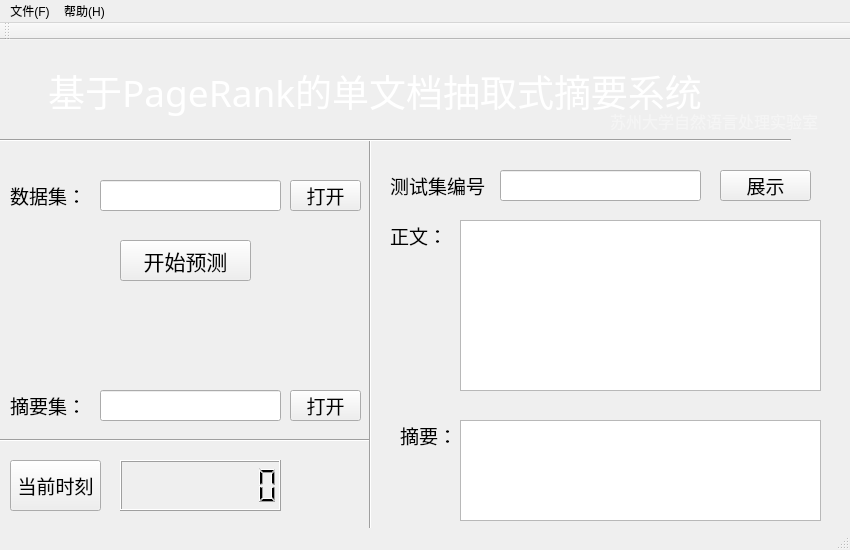
<?xml version="1.0" encoding="UTF-8"?>
<ui version="4.0">
 <class>MainWindow</class>
 <widget class="QMainWindow" name="MainWindow">
  <property name="enabled">
   <bool>true</bool>
  </property>
  <property name="geometry">
   <rect>
    <x>0</x>
    <y>0</y>
    <width>850</width>
    <height>550</height>
   </rect>
  </property>
  <property name="sizePolicy">
   <sizepolicy hsizetype="Fixed" vsizetype="Fixed">
    <horstretch>0</horstretch>
    <verstretch>0</verstretch>
   </sizepolicy>
  </property>
  <property name="minimumSize">
   <size>
    <width>850</width>
    <height>550</height>
   </size>
  </property>
  <property name="maximumSize">
   <size>
    <width>850</width>
    <height>550</height>
   </size>
  </property>
  <property name="windowTitle">
   <string>基于PageRank的单文档抽取式摘要系统</string>
  </property>
  <property name="windowIcon">
   <iconset resource="mainwindow.qrc">
    <normaloff>:/new/prefix1/images.jpg</normaloff>:/new/prefix1/images.jpg</iconset>
  </property>
  <property name="styleSheet">
   <string notr="true">setStyleSheet&quot;QPushButton{border:1px solid lightgray; background:rgb(230,230,230);}&quot;
		&quot;QPushButton:hover{border-color:green; background:transparent;}&quot;
</string>
  </property>
  <widget class="QWidget" name="centralWidget">
   <widget class="QPushButton" name="pushButton">
    <property name="geometry">
     <rect>
      <x>290</x>
      <y>140</y>
      <width>71</width>
      <height>31</height>
     </rect>
    </property>
    <property name="font">
     <font>
      <family>宋体</family>
      <pointsize>14</pointsize>
     </font>
    </property>
    <property name="cursor">
     <cursorShape>ArrowCursor</cursorShape>
    </property>
    <property name="contextMenuPolicy">
     <enum>Qt::ActionsContextMenu</enum>
    </property>
    <property name="styleSheet">
     <string notr="true"/>
    </property>
    <property name="text">
     <string>打开</string>
    </property>
    <property name="autoDefault">
     <bool>false</bool>
    </property>
    <property name="default">
     <bool>false</bool>
    </property>
   </widget>
   <widget class="QLineEdit" name="lineEdit_3">
    <property name="geometry">
     <rect>
      <x>500</x>
      <y>130</y>
      <width>201</width>
      <height>31</height>
     </rect>
    </property>
   </widget>
   <widget class="QLabel" name="label_5">
    <property name="geometry">
     <rect>
      <x>400</x>
      <y>380</y>
      <width>51</width>
      <height>31</height>
     </rect>
    </property>
    <property name="font">
     <font>
      <family>宋体</family>
      <pointsize>14</pointsize>
     </font>
    </property>
    <property name="text">
     <string>摘要：</string>
    </property>
   </widget>
   <widget class="QPushButton" name="pushButton_4">
    <property name="geometry">
     <rect>
      <x>720</x>
      <y>130</y>
      <width>91</width>
      <height>31</height>
     </rect>
    </property>
    <property name="font">
     <font>
      <family>宋体</family>
      <pointsize>14</pointsize>
     </font>
    </property>
    <property name="text">
     <string>展示</string>
    </property>
   </widget>
   <widget class="QLabel" name="label_4">
    <property name="geometry">
     <rect>
      <x>390</x>
      <y>180</y>
      <width>51</width>
      <height>31</height>
     </rect>
    </property>
    <property name="font">
     <font>
      <family>宋体</family>
      <pointsize>14</pointsize>
     </font>
    </property>
    <property name="text">
     <string>正文：</string>
    </property>
   </widget>
   <widget class="QLabel" name="label_7">
    <property name="geometry">
     <rect>
      <x>0</x>
      <y>0</y>
      <width>851</width>
      <height>101</height>
     </rect>
    </property>
    <property name="font">
     <font>
      <family>楷体</family>
      <pointsize>28</pointsize>
     </font>
    </property>
    <property name="contextMenuPolicy">
     <enum>Qt::NoContextMenu</enum>
    </property>
    <property name="styleSheet">
     <string notr="true">border-image: url(:/new/prefix1/beijing4.jpg);
color: qlineargradient(spread:pad, x1:0, y1:0, x2:1, y2:0, stop:0 rgba(0, 0, 0, 100), stop:1 rgba(255, 255, 255, 255));</string>
    </property>
    <property name="text">
     <string>     基于PageRank的单文档抽取式摘要系统</string>
    </property>
   </widget>
   <widget class="QPushButton" name="startButton">
    <property name="geometry">
     <rect>
      <x>120</x>
      <y>200</y>
      <width>131</width>
      <height>41</height>
     </rect>
    </property>
    <property name="minimumSize">
     <size>
      <width>75</width>
      <height>23</height>
     </size>
    </property>
    <property name="font">
     <font>
      <family>Agency FB</family>
      <pointsize>16</pointsize>
     </font>
    </property>
    <property name="text">
     <string>开始预测</string>
    </property>
    <property name="autoRepeatDelay">
     <number>300</number>
    </property>
    <property name="autoDefault">
     <bool>false</bool>
    </property>
    <property name="default">
     <bool>false</bool>
    </property>
    <property name="flat">
     <bool>false</bool>
    </property>
   </widget>
   <widget class="QLabel" name="label_8">
    <property name="geometry">
     <rect>
      <x>610</x>
      <y>70</y>
      <width>221</width>
      <height>21</height>
     </rect>
    </property>
    <property name="font">
     <font>
      <family>楷体</family>
      <pointsize>12</pointsize>
     </font>
    </property>
    <property name="contextMenuPolicy">
     <enum>Qt::ActionsContextMenu</enum>
    </property>
    <property name="styleSheet">
     <string notr="true">color: rgba(255, 255, 255, 100);</string>
    </property>
    <property name="text">
     <string>苏州大学自然语言处理实验室</string>
    </property>
   </widget>
   <widget class="QLabel" name="label">
    <property name="geometry">
     <rect>
      <x>10</x>
      <y>140</y>
      <width>71</width>
      <height>31</height>
     </rect>
    </property>
    <property name="font">
     <font>
      <family>宋体</family>
      <pointsize>14</pointsize>
     </font>
    </property>
    <property name="text">
     <string>数据集：</string>
    </property>
   </widget>
   <widget class="Line" name="line_3">
    <property name="geometry">
     <rect>
      <x>-20</x>
      <y>390</y>
      <width>391</width>
      <height>20</height>
     </rect>
    </property>
    <property name="orientation">
     <enum>Qt::Horizontal</enum>
    </property>
   </widget>
   <widget class="QLineEdit" name="lineEdit">
    <property name="geometry">
     <rect>
      <x>100</x>
      <y>140</y>
      <width>181</width>
      <height>31</height>
     </rect>
    </property>
   </widget>
   <widget class="QLabel" name="label_3">
    <property name="geometry">
     <rect>
      <x>390</x>
      <y>130</y>
      <width>101</width>
      <height>31</height>
     </rect>
    </property>
    <property name="font">
     <font>
      <family>宋体</family>
      <pointsize>14</pointsize>
     </font>
    </property>
    <property name="text">
     <string>测试集编号：</string>
    </property>
   </widget>
   <widget class="Line" name="line">
    <property name="geometry">
     <rect>
      <x>360</x>
      <y>100</y>
      <width>21</width>
      <height>391</height>
     </rect>
    </property>
    <property name="orientation">
     <enum>Qt::Vertical</enum>
    </property>
   </widget>
   <widget class="Line" name="line_2">
    <property name="geometry">
     <rect>
      <x>-20</x>
      <y>90</y>
      <width>811</width>
      <height>21</height>
     </rect>
    </property>
    <property name="orientation">
     <enum>Qt::Horizontal</enum>
    </property>
   </widget>
   <widget class="QLCDNumber" name="lcdNumber">
    <property name="geometry">
     <rect>
      <x>120</x>
      <y>420</y>
      <width>161</width>
      <height>51</height>
     </rect>
    </property>
    <property name="digitCount">
     <number>8</number>
    </property>
   </widget>
   <widget class="QTextBrowser" name="textBrowser">
    <property name="geometry">
     <rect>
      <x>460</x>
      <y>180</y>
      <width>361</width>
      <height>171</height>
     </rect>
    </property>
   </widget>
   <widget class="QTextBrowser" name="textBrowser_2">
    <property name="geometry">
     <rect>
      <x>460</x>
      <y>380</y>
      <width>361</width>
      <height>101</height>
     </rect>
    </property>
   </widget>
   <widget class="QLabel" name="label_2">
    <property name="geometry">
     <rect>
      <x>10</x>
      <y>250</y>
      <width>351</width>
      <height>71</height>
     </rect>
    </property>
    <property name="font">
     <font>
      <family>宋体</family>
      <pointsize>16</pointsize>
     </font>
    </property>
    <property name="text">
     <string/>
    </property>
   </widget>
   <widget class="QLabel" name="label_6">
    <property name="geometry">
     <rect>
      <x>10</x>
      <y>350</y>
      <width>71</width>
      <height>31</height>
     </rect>
    </property>
    <property name="font">
     <font>
      <family>宋体</family>
      <pointsize>14</pointsize>
     </font>
    </property>
    <property name="text">
     <string>摘要集：</string>
    </property>
   </widget>
   <widget class="QLineEdit" name="lineEdit_2">
    <property name="geometry">
     <rect>
      <x>100</x>
      <y>350</y>
      <width>181</width>
      <height>31</height>
     </rect>
    </property>
   </widget>
   <widget class="QPushButton" name="pushButton_2">
    <property name="geometry">
     <rect>
      <x>290</x>
      <y>350</y>
      <width>71</width>
      <height>31</height>
     </rect>
    </property>
    <property name="font">
     <font>
      <family>宋体</family>
      <pointsize>14</pointsize>
     </font>
    </property>
    <property name="cursor">
     <cursorShape>ArrowCursor</cursorShape>
    </property>
    <property name="contextMenuPolicy">
     <enum>Qt::ActionsContextMenu</enum>
    </property>
    <property name="styleSheet">
     <string notr="true"/>
    </property>
    <property name="text">
     <string>打开</string>
    </property>
    <property name="autoDefault">
     <bool>false</bool>
    </property>
    <property name="default">
     <bool>false</bool>
    </property>
   </widget>
   <widget class="QPushButton" name="pushButton_3">
    <property name="geometry">
     <rect>
      <x>10</x>
      <y>420</y>
      <width>91</width>
      <height>51</height>
     </rect>
    </property>
    <property name="font">
     <font>
      <family>宋体</family>
      <pointsize>14</pointsize>
     </font>
    </property>
    <property name="cursor">
     <cursorShape>ArrowCursor</cursorShape>
    </property>
    <property name="contextMenuPolicy">
     <enum>Qt::ActionsContextMenu</enum>
    </property>
    <property name="styleSheet">
     <string notr="true"/>
    </property>
    <property name="text">
     <string>当前时刻</string>
    </property>
    <property name="autoDefault">
     <bool>false</bool>
    </property>
    <property name="default">
     <bool>false</bool>
    </property>
   </widget>
   <zorder>pushButton</zorder>
   <zorder>lineEdit_3</zorder>
   <zorder>label_5</zorder>
   <zorder>pushButton_4</zorder>
   <zorder>label_4</zorder>
   <zorder>startButton</zorder>
   <zorder>label</zorder>
   <zorder>line_3</zorder>
   <zorder>lineEdit</zorder>
   <zorder>label_3</zorder>
   <zorder>line</zorder>
   <zorder>line_2</zorder>
   <zorder>lcdNumber</zorder>
   <zorder>label_7</zorder>
   <zorder>label_8</zorder>
   <zorder>textBrowser</zorder>
   <zorder>textBrowser_2</zorder>
   <zorder>label_2</zorder>
   <zorder>label_6</zorder>
   <zorder>lineEdit_2</zorder>
   <zorder>pushButton_2</zorder>
   <zorder>pushButton_3</zorder>
  </widget>
  <widget class="QToolBar" name="mainToolBar">
   <attribute name="toolBarArea">
    <enum>TopToolBarArea</enum>
   </attribute>
   <attribute name="toolBarBreak">
    <bool>false</bool>
   </attribute>
  </widget>
  <widget class="QStatusBar" name="statusBar"/>
  <widget class="QMenuBar" name="menuBar">
   <property name="geometry">
    <rect>
     <x>0</x>
     <y>0</y>
     <width>850</width>
     <height>23</height>
    </rect>
   </property>
   <widget class="QMenu" name="menu">
    <property name="title">
     <string>文件(F)</string>
    </property>
    <addaction name="quit"/>
   </widget>
   <widget class="QMenu" name="menu_2">
    <property name="title">
     <string>帮助(H)</string>
    </property>
    <addaction name="about"/>
   </widget>
   <addaction name="menu"/>
   <addaction name="menu_2"/>
  </widget>
  <action name="actiontuichu">
   <property name="text">
    <string>quit</string>
   </property>
  </action>
  <action name="actionabout">
   <property name="text">
    <string>about</string>
   </property>
  </action>
  <action name="quit">
   <property name="checkable">
    <bool>true</bool>
   </property>
   <property name="text">
    <string>Quit</string>
   </property>
   <property name="shortcut">
    <string>Ctrl+Q</string>
   </property>
  </action>
  <action name="about">
   <property name="text">
    <string>About</string>
   </property>
  </action>
 </widget>
 <layoutdefault spacing="6" margin="11"/>
 <resources>
  <include location="mainwindow.qrc"/>
 </resources>
 <connections/>
</ui>
